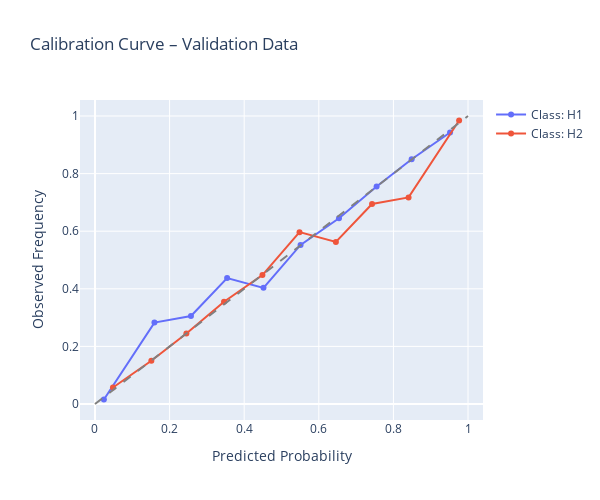

The notebook cell this image was saved under:
### Markdown cell above
#### Evaluate Validation

### Code cell
# Predict class probabilities for the validation set
probs_ret_val = lgbm_model.predict_proba(X_ret_val_encoded)  # Shape: (n_samples, n_classes)

# Convert probabilities to class predictions
y_ret_val_pred = np.argmax(probs_ret_val, axis=1)

# Inverse transform to original labels if LabelEncoder was used
y_ret_val_pred_labels = le.inverse_transform(y_ret_val_pred)
y_ret_val_labels = le.inverse_transform(y_ret_val)

# --- Classification Metrics ---
print("Validation Accuracy (LightGBM):", accuracy_score(y_ret_val, y_ret_val_pred))
print("Validation Log Loss:", log_loss(y_ret_val, probs_ret_val))
print("\nClassification Report (LightGBM):")
print(classification_report(y_ret_val, y_ret_val_pred, target_names=le.classes_))


# --- Predict class probabilities and labels ---
probs_ret_val = lgbm_model.predict_proba(X_ret_val_encoded)
y_ret_val_pred = np.argmax(probs_ret_val, axis=1)
y_ret_val_pred_labels = le.inverse_transform(y_ret_val_pred)
y_ret_val_labels = le.inverse_transform(y_ret_val)

# --- Calibration Curve per class ---
traces = []
for i, class_label in enumerate(le.classes_):
    y_true_bin = (y_ret_val == i).astype(int)
    prob_true, prob_pred = calibration_curve(y_true_bin, probs_ret_val[:, i], n_bins=10)
    traces.append(go.Scatter(
        x=prob_pred,
        y=prob_true,
        mode='lines+markers',
        name=f'Class: {class_label}'
    ))

traces.append(go.Scatter(
    x=[0, 1], y=[0, 1],
    mode='lines',
    line=dict(dash='dash', color='gray'),
    showlegend=False
))

fig_cal = go.Figure(data=traces)
fig_cal.update_layout(
    title="Calibration Curve – Validation Data",
    xaxis_title="Predicted Probability",
    yaxis_title="Observed Frequency",
    width=600,
    height=500
)
fig_cal.show()

### Figure 1 — Plotly figure (JSON) as saved in the notebook; plotly's stock layout.template omitted (floating-point values rounded to 4 significant figures)
{"data": [{"mode": "lines+markers", "name": "Class: H1", "type": "scatter", "x": [0.02389, 0.1593, 0.2573, 0.3542, 0.4517, 0.5511, 0.6541, 0.7549, 0.8489, 0.9518], "y": [0.01567, 0.2826, 0.3056, 0.4375, 0.4032, 0.5525, 0.6448, 0.755, 0.8496, 0.9426]}, {"mode": "lines+markers", "name": "Class: H2", "type": "scatter", "x": [0.04817, 0.1511, 0.2451, 0.3459, 0.4489, 0.5483, 0.6458, 0.7427, 0.8407, 0.9761], "y": [0.05738, 0.1504, 0.245, 0.3552, 0.4475, 0.5968, 0.5625, 0.6944, 0.7174, 0.9843]}, {"line": {"color": "gray", "dash": "dash"}, "mode": "lines", "showlegend": false, "type": "scatter", "x": [0, 1], "y": [0, 1]}], "layout": {"height": 500, "title": {"text": "Calibration Curve – Validation Data"}, "width": 600, "xaxis": {"title": {"text": "Predicted Probability"}}, "yaxis": {"title": {"text": "Observed Frequency"}}}}
